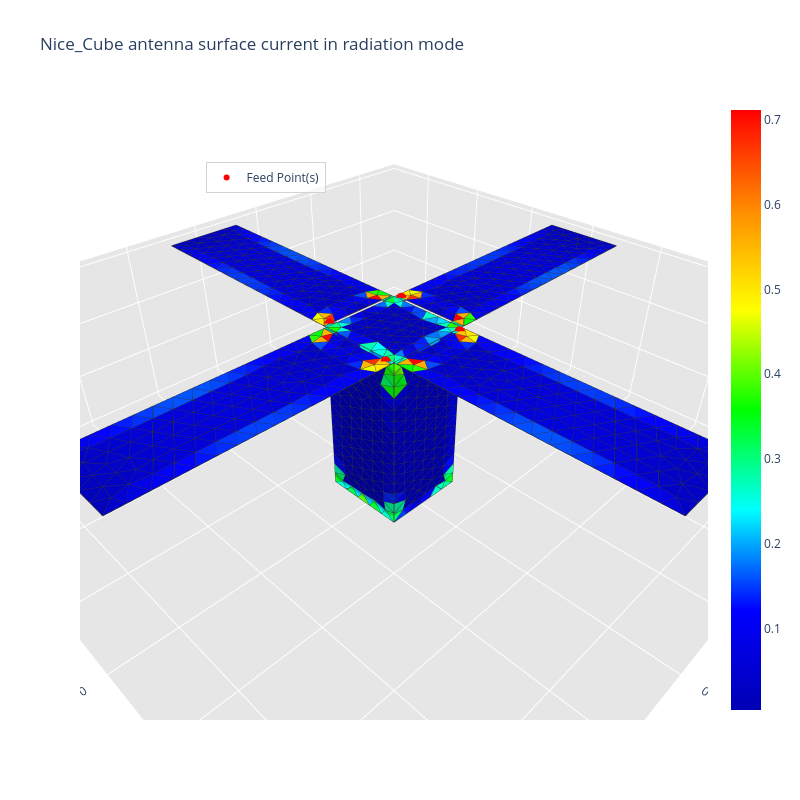

Notebook code cell kept with this figure:
### Code cell
matrice_z, voltage, current, surface_current_density = radiation_algorithm(path.mat, frequency, feed_point, 
                                                                           voltage_amplitude=voltage_amplitude, 
                                                                           excitation_unit_vector=excitation_units_vector, 
                                                                           gap_width=1.1*initial_mesh_size,
                                                                           voltage_phase=phase)

### Figure 1 — Plotly figure (JSON) as saved in the notebook; plotly's stock layout.template omitted (floating-point values rounded to 4 significant figures; data arrays with more than 128 entries replaced by an {"elided": "..."} marker saying what was removed)
{"data": [{"facecolor": {"elided": "1710 str values"}, "i": {"elided": "1710 int values"}, "j": {"elided": "1710 int values"}, "k": {"elided": "1710 int values"}, "name": "", "type": "mesh3d", "x": {"elided": "935 float values"}, "y": {"elided": "935 float values"}, "z": {"elided": "935 float values"}}, {"line": {"color": "rgb(50, 50, 50)", "width": 1.5}, "mode": "lines", "showlegend": false, "type": "scatter3d", "x": {"elided": "8550 float values"}, "y": {"elided": "8550 float values"}, "z": {"elided": "8550 float values"}}, {"hoverinfo": "none", "marker": {"color": [0.003887, 0.7115], "colorscale": [[0, "rgb(0, 0, 180)"], [0.1667, "rgb(0, 0, 255)"], [0.3333, "rgb(0, 255, 255)"], [0.5, "rgb(0, 255, 0)"], [0.6667, "rgb(255, 255, 0)"], [0.8333, "rgb(255, 140, 0)"], [1, "rgb(255, 0, 0)"]], "showscale": true, "size": 0.1}, "mode": "markers", "showlegend": false, "type": "scatter3d", "x": [-0.05], "y": [-0.05], "z": [-0.3]}, {"marker": {"color": "red", "size": 6, "symbol": "circle"}, "mode": "markers+text", "name": "Feed Point(s)", "type": "scatter3d", "x": [0.054, -0.0425, -0.054, 0.0425], "y": [0.0425, 0.054, -0.0425, -0.054], "z": [0.0, 0.0, 0.0, 0.0]}], "layout": {"height": 800, "legend": {"bgcolor": "rgba(255,255,255,0.7)", "bordercolor": "lightgray", "borderwidth": 1, "x": 0.2, "xanchor": "left", "y": 0.9, "yanchor": "top"}, "scene": {"aspectratio": {"x": 1, "y": 1, "z": 0.3}, "camera": {"eye": {"x": 0.65, "y": 0.65, "z": 0.65}}, "xaxis": {"backgroundcolor": "rgb(230, 230, 230)", "gridcolor": "rgb(255, 255, 255)", "showbackground": true, "zerolinecolor": "rgb(255, 255, 255)"}, "yaxis": {"backgroundcolor": "rgb(230, 230, 230)", "gridcolor": "rgb(255, 255, 255)", "showbackground": true, "zerolinecolor": "rgb(255, 255, 255)"}, "zaxis": {"backgroundcolor": "rgb(230, 230, 230)", "gridcolor": "rgb(255, 255, 255)", "showbackground": true, "zerolinecolor": "rgb(255, 255, 255)"}}, "title": {"text": "Nice_Cube antenna surface current in radiation mode"}, "width": 800}}
